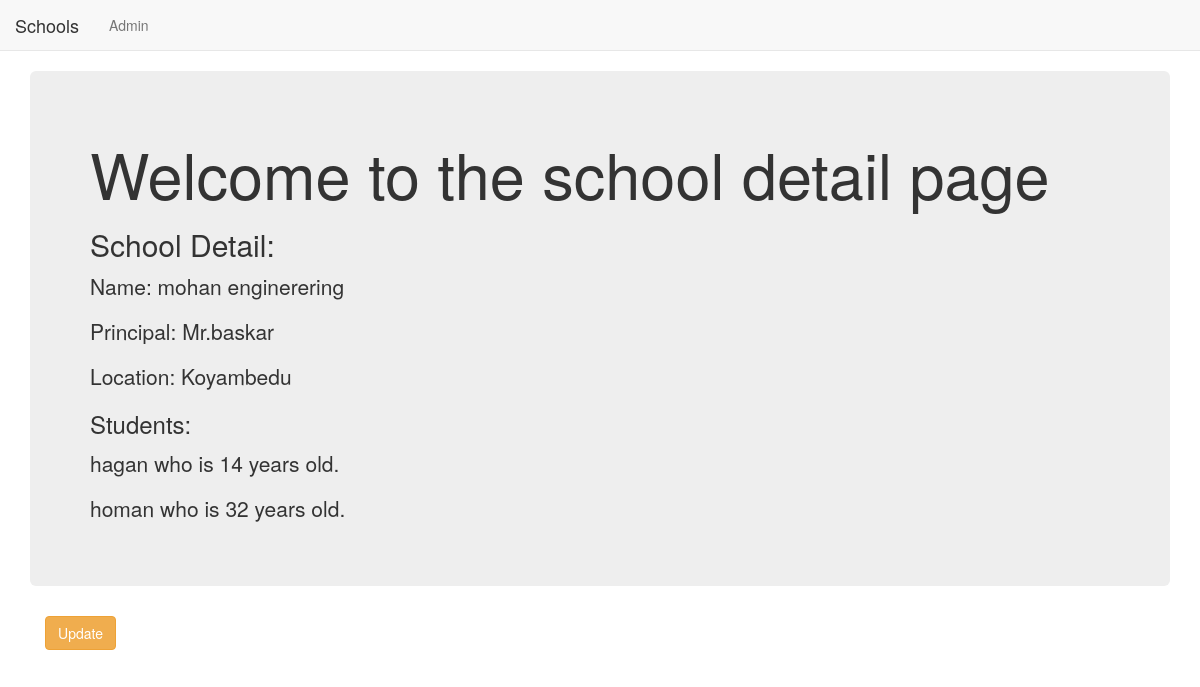
Page /cbv_app/1/ on the earlier database version.
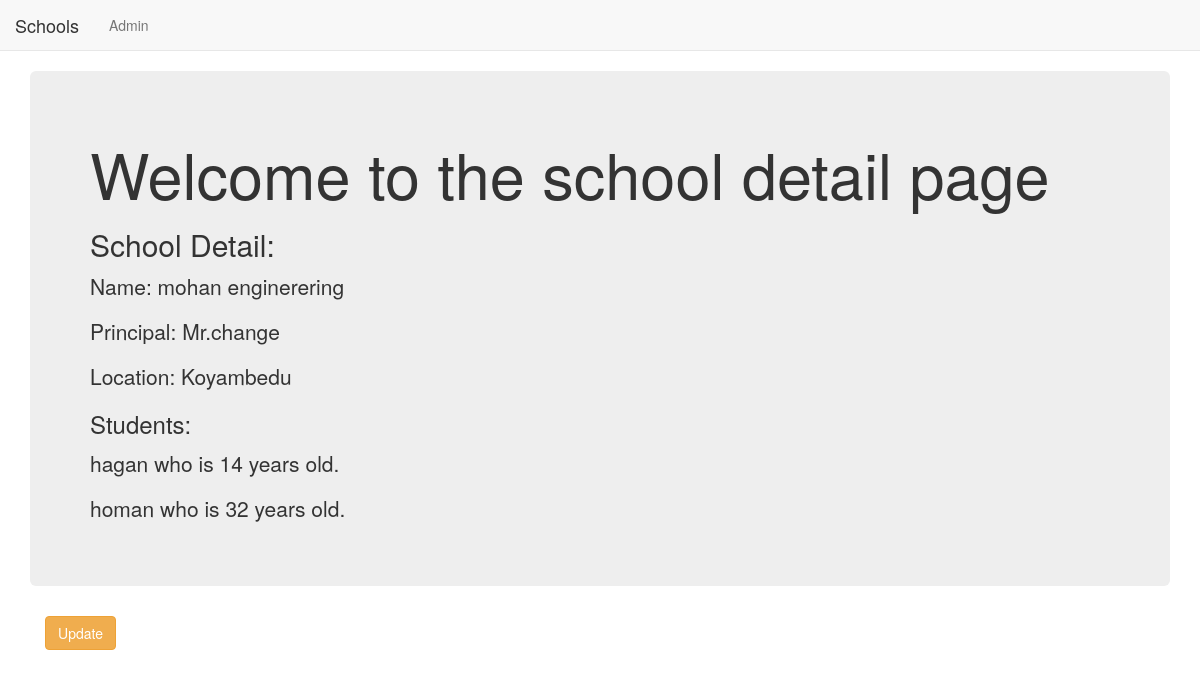
Same page on the later database version.
### cbv_app/models.py (models this page shows, shortened)
class School(models.Model):
    name = models.CharField(max_length=256)
    principal = models.CharField(max_length=256)
    location = models.CharField(max_length=256)

class Student(models.Model):
    name = models.CharField(max_length=256)
    age = models.PositiveIntegerField()
    school = models.ForeignKey(School,related_name='students',on_delete=models.DO_NOTHING)

### cbv_app/views.py (the view)
# urls.py: re_path(r'^(?P<pk>\d+)/$',views.SchoolDetailView.as_view(),name='detail'),
class SchoolDetailView(DetailView):
    context_object_name = 'school_detail'
    model = models.School
    template_name = 'cbv_app/school_detail.html'

### cbv_app/templates/cbv_app/school_detail.html
{% extends "cbv_app/basic_app_base.html" %} {% block body_block %}
<div class="jumbotron">
  <h1>Welcome to the school detail page</h1>
  <h2>School Detail:</h2>
  <p>Name: {{ school_detail.name }}</p>
  <p>Principal: {{ school_detail.principal }}</p>
  <p>Location: {{ school_detail.location }}</p>
  <h3>Students:</h3>
  {% for stu in school_detail.students.all %}
  <p>{{stu.name}} who is {{stu.age}} years old.</p>
  {% endfor %}
</div>
<div class="container">
  <p>
    <a
      class="btn btn-warning"
      href="{% url 'cbv_app:update' pk=school_detail.pk %}"
      >Update</a
    >
  </p>
</div>
{% endblock %}

### cbv_app/templates/cbv_app/basic_app_base.html (shortened to what this page needs)
<!DOCTYPE html>
<html lang="en">
  <head>
    <link
      rel="stylesheet"
      href="https://maxcdn.bootstrapcdn.com/bootstrap/3.3.7/css/bootstrap.min.css"
    />
  </head>
  <body>
    <nav class="navbar navbar-default navbar-static-top">
      <ul class="nav navbar-nav">
        <li>
          <a class="navbar-brand" href="{% url 'cbv_app:list' %}">Schools</a>
        </li>
        <li><a class="navbar-link" href="{% url 'admin:index' %}">Admin</a></li>
        <li><a href=""></a></li>
      </ul>
    </nav>
    <div class="container">{% block body_block %} {% endblock %}</div>
  </body>
</html>

Differences in the rows shown:
changed School "mohan enginerering": principal "Mr.baskar" → "Mr.change"
